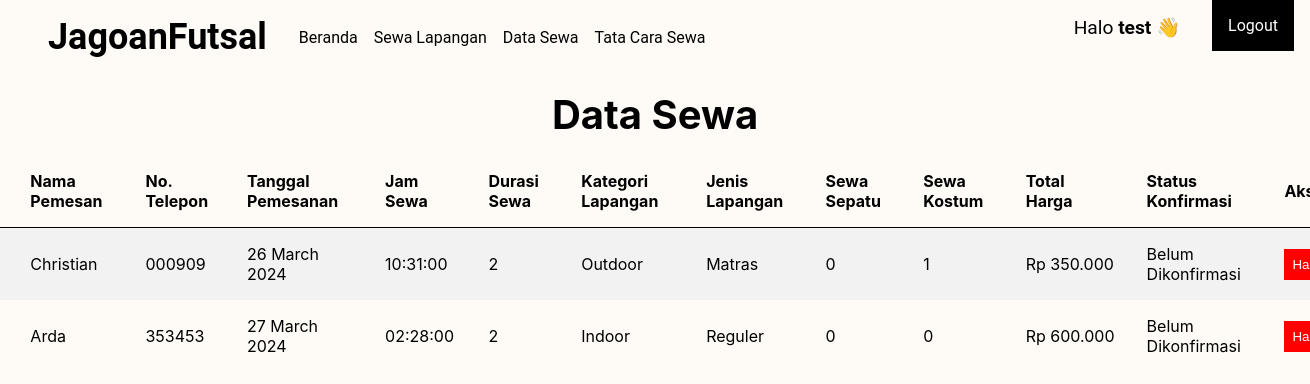
The app's page /data_sewa.php (signed in) with its own data.
### tables this page shows
CREATE TABLE `tb_sewa` (
  `id` int(11) NOT NULL,
  `id_user` int(11) NOT NULL,
  `nama_pemesan` varchar(100) NOT NULL,
  `no_telepon` varchar(100) NOT NULL,
  `tanggal_pesan` date NOT NULL DEFAULT current_timestamp(),
  `jam` time NOT NULL,
  `durasi_sewa` int(11) NOT NULL,
  `kategori_lapangan` varchar(50) NOT NULL,
  `jenis_lapangan` varchar(50) NOT NULL,
  `sewa_sepatu` varchar(20) DEFAULT NULL,
  `sewa_kostum` varchar(20) DEFAULT NULL,
  `total_bayar` varchar(100) NOT NULL,
  `status_bayar` varchar(50) NOT NULL
);

### app/functions.php (called while the page is built, shortened)
<?php
$connection = mysqli_connect("localhost", "root", "", "db_persewaan_lapangan");
function query($query)
{
    global $connection;
    $rows = [];
    $result = mysqli_query($connection, $query);
    while ($row = mysqli_fetch_assoc($result)) {
        $rows[] = $row;
    }
    return $rows;
}

### data_sewa.php (the view, shortened to what this page needs)
<?php
require 'app/functions.php';
if (isset($_SESSION["login"]) && isset($_SESSION["username"])) {
    $loggedInUsername = $_SESSION['username'];
} else {
    $loggedInUsername = '';
}
$id = $_SESSION["user_id"];
$dataSewa = query("SELECT * FROM tb_sewa WHERE id_user = '$id'");
?>
<!DOCTYPE html>
<html lang="en">
<head>
    <link rel="stylesheet" href="css/data_sewa.css">
</head>
<body>
    <header>
        <nav>
            <div class="logo">
                <h1><a href="index.php">JagoanFutsal</a></h1>
            </div>
            <ul>
                <li><a href="index.php">Beranda</a></li>
                <?php if (isset($_SESSION["login"])) : ?>
                    <li><a href="sewa_lapangan.php">Sewa Lapangan</a></li>
                <?php else : ?>
                    <li><a href="" onclick="alert('Login terlebih dahulu!')">Sewa Lapangan</a></li>
                <?php endif ?>
                <li><a href="data_sewa.php">Data Sewa</a></li>
                <li><a href="tentang_kami.php">Tata Cara Sewa</a></li>
            </ul>
        </nav>
        <div class="signin-signup">
            <ul>
                <?php if (isset($_SESSION["login"])) : ?>
                    <li id="user-login">Halo <span><?= $loggedInUsername ?> </span>👋</li>
                    <li class="logout"><a onclick="return confirm('Apakah anda yakin ingin logout?')" href="app/logout.php">Logout</a></li>
                <?php else : ?>
                    <li class="sign-up"><a href="register.php">Sign Up</a></li>
                    <li class="sign-in"><a href="login.php">Sign In</a></li>
                <?php endif ?>
            </ul>
        </div>
    </header>
    <main>
        <section>
            <h1>Data Sewa</h1>
            <div class="table-container" style="overflow-x:auto">
                <table>
                    <tr>
                        <th>No.</th>
                        <th>Nama Pemesan</th>
                        <th>No. Telepon</th>
                        <th>Tanggal Pemesanan</th>
                        <th>Jam Sewa</th>
                        <th>Durasi Sewa</th>
                        <th>Kategori Lapangan</th>
                        <th>Jenis Lapangan</th>
                        <th>Sewa Sepatu</th>
                        <th>Sewa Kostum</th>
                        <th>Total Harga</th>
                        <th>Status Konfirmasi</th>
                        <th>Aksi</th>
                    </tr>
                    <?php $i = 1 ?>
                    <?php foreach ($dataSewa as $data) : ?>
                        <tr>
                            <td><?= $i++ ?></td>
                            <td><?= $data["nama_pemesan"] ?></td>
                            <td><?= $data["no_telepon"] ?></td>
                            <td><?= date("d F Y", strtotime($data["tanggal_pesan"])) ?></td>
                            <td><?= $data["jam"] ?></td>
                            <td><?= $data["durasi_sewa"] ?></td>
                            <td><?= $data["kategori_lapangan"] ?></td>
                            <td><?= $data["jenis_lapangan"] ?></td>
                            <?php if ($data["sewa_sepatu"] == "") : ?>
                                <td>0</td>
                            <?php else : ?>
                                <td><?= $data["sewa_sepatu"] ?></td>
                            <?php endif  ?>
                            <?php if ($data["sewa_kostum"] == "") : ?>
                                <td>0</td>
                            <?php else : ?>
                                <td><?= $data["sewa_kostum"] ?></td>
                            <?php endif  ?>
                            <td><?= $data["total_bayar"] ?></td>
                            <td><?= $data["status_bayar"] ?></td>
                            <td>
                                <form action="" method="POST">
                                    <button type="submit" name="hapus" class="btn-hapus">Hapus</button>
                                </form>
                            </td>
                        </tr>
                    <?php endforeach; ?>
                </table>
            </div>
        </section>
    </main>
</body>
</html>

### css/data_sewa.css (style rules this page uses)
* { margin: 0; padding: 0; box-sizing: border-box; }
body { background-color: #FEFBF6; }
header { display: flex; justify-content: space-between; margin: 1rem; }
nav { display: flex; }
.logo { margin: 0px 2rem; font-size: 1.5rem; }
.logo a { color: black; text-decoration: none; }
nav h1 { font-family: "Roboto", sans-serif; }
nav ul { display: flex; align-items: center; list-style-type: none; gap: 1rem; }
nav ul li a { text-decoration: none; font-family: "Roboto", sans-serif; font-size: 1rem; color: black; }
.signin-signup ul { display: flex; gap: 2rem; font-family: "Roboto", sans-serif; }
.signin-signup ul li { list-style-type: none; }
.signin-signup ul li a { text-decoration: none; }
.logout a { color: black; background-color: black; color: white; padding: 1em; }
#user-login { font-size: 1.2em; text-align: center; }
#user-login span { font-weight: bold; }
main { display: flex; justify-content: center; align-items: center; font-family: "Inter", sans-serif; }
section h1 { font-size: 2.5rem; text-align: center; margin: 1rem 0; }
.table-container { width: 1400px; }
table { border-collapse: collapse; border-spacing: 2rem; width: 100%; }
th { border-bottom: 1px solid black; text-align: center; }
th, td { text-align: left; padding: 1em; }
tr:nth-child(even) { background-color: #f2f2f2; }
.btn-hapus { outline: none; border: none; cursor: pointer; color: white; background-color: red; text-decoration: none; padding: .5rem; }

### records on screen
tb_sewa: nama_pemesan "Christian", no_telepon "000909", tanggal_pesan "26 March 2024", jam "10:31:00", durasi_sewa "2", kategori_lapangan "Outdoor", jenis_lapangan "Matras", sewa_sepatu "0", sewa_kostum "1", total_bayar "Rp 350.000", status_bayar "Belum Dikonfirmasi"
tb_sewa: nama_pemesan "Arda", no_telepon "353453", tanggal_pesan "27 March 2024", jam "02:28:00", durasi_sewa "2", kategori_lapangan "Indoor", jenis_lapangan "Reguler", sewa_sepatu "0", sewa_kostum "0", total_bayar "Rp 600.000", status_bayar "Belum Dikonfirmasi"

### other values on screen
$loggedInUsername "test"
